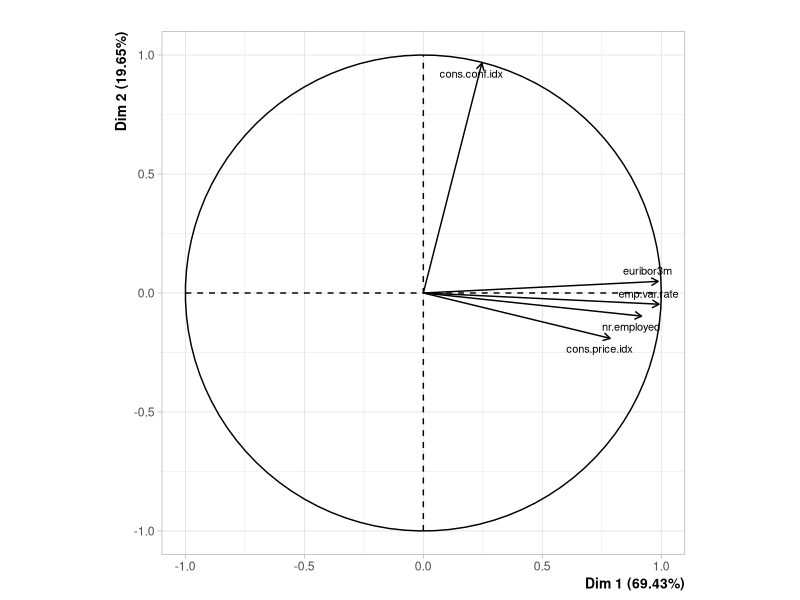
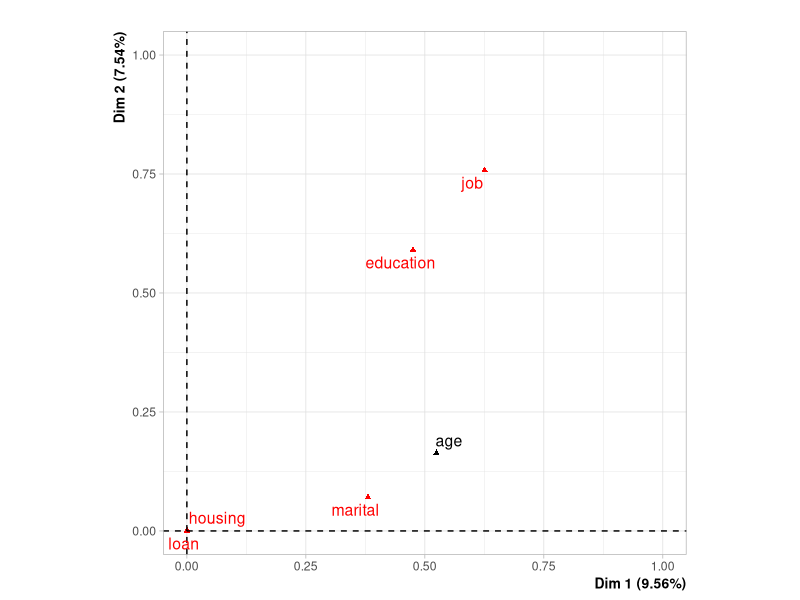
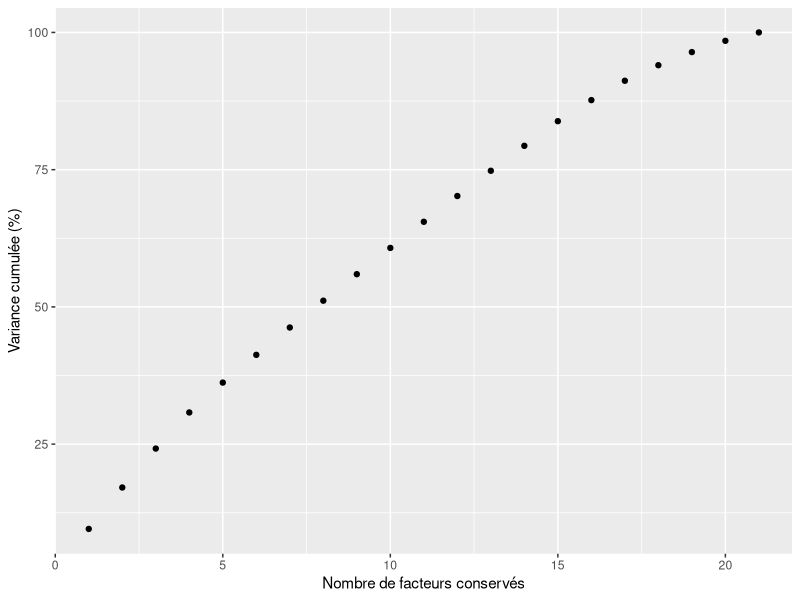

Reproduce these figures in R, in order.
## ---- chunk 1
library(ggplot2)
library(FactoMineR)

set.seed(42)

# Load data
df <- read.csv("bank_additional_clean.csv", na=c(""))

## ---- chunk 2
# Select only usefull columns
column_pca <- c("emp.var.rate", "cons.price.idx", "cons.conf.idx", "euribor3m", "nr.employed")
df_pca <- df[column_pca]

# Do the PCA
ndim_pca <- ncol(df_pca)
res_pca <- PCA(df_pca, ncp = ndim_pca, scale.unit = TRUE, graph = FALSE)
plot.PCA(res_pca, choix="var", title = "", cex=0.7, autoLab="yes")
# ggsave("pca.jpeg", device = "jpeg", dpi = 500)
## ---- chunk 3
# Select only usefull columns
column_famd <- c("age", "job", "marital", "education", "housing", "loan")
df_famd <- df[column_famd]
df_famd <- na.omit(df_famd)

# Do the FAMD
ndim_famd <- 100
res_famd <- FAMD(df_famd, ncp = ndim_famd, graph = FALSE)
plot.FAMD(res_famd, choix="var", title = "")
# ggsave("famd_var.jpeg", device = "jpeg", dpi = 500)

# Plot cumulative variance
eigen <- as.data.frame(res_famd$eig)
rownames(eigen) <- NULL
colnames(eigen) <- c("eigenvalue",  "percentage_of_variance", "cumulative_percentage_of_variance")
eigen["number"] <- as.integer(rownames(eigen))

ggplot(data = eigen) +
  geom_point(aes(x = number, y = cumulative_percentage_of_variance)) +
  xlab('Nombre de facteurs conservés') +
  ylab('Variance cumulée (%)')
# ggsave("famd_cumul.jpeg", device = "jpeg", dpi = 500)
